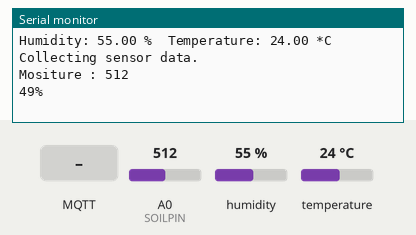
Bench run of a sketch on a simulated ESP8266 (NodeMCU). Parts: the last lines printed to the serial monitor. The inputs (shaded band) are chosen by the test bench; at power-on: humidity 55 %, A0 (SOILPIN) = 512, temperature 24 °C. WiFi joins after 1.5 s; servers stay silent unless stated; no MQTT or app messages arrive unless stated.

Above: at 2.7 s.
2.8 s: MQTT message "1" arrives on the first subscribed topic
At 3.5 s:
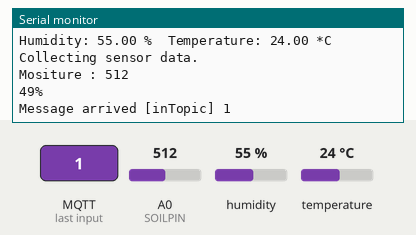
4.5 s: MQTT message "on" arrives on the first subscribed topic
At 4.9 s:
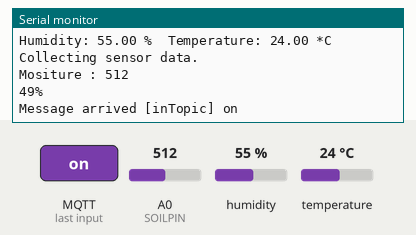
6.1 s: MQTT message "off" arrives on the first subscribed topic
7.6 s: humidity set to 22 %
At 8.6 s:
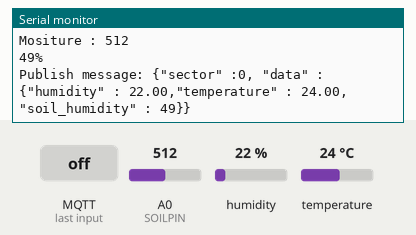
9.1 s: A0 (SOILPIN) set to 716
At 9.6 s:
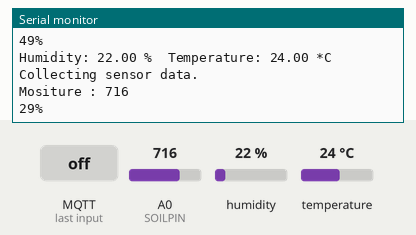
10.6 s: temperature set to 12 °C
At 12.6 s:
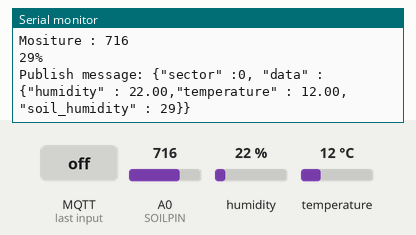

The sketch:

farm_sensor.ino
```cpp
#include <ESP8266WiFi.h>
#include <PubSubClient.h>
#include "DHT.h"

#define DHTPIN D2
#define SOILPIN A0
#define LEDPIN 13

#define DHTTYPE DHT22

const char* ssid = "42 Guest";
const char* password = "WeL0ve42Seoul";
const char* mqtt_server = "54.180.187.212";          // broker가 실행되고 있는 주소.

WiFiClient espClient;
PubSubClient client(espClient);

long lastMsg = 0;

float humi, temp;
int   soil_humi;

DHT dht(DHTPIN, DHTTYPE);

void setup()
{
  Serial.begin(115200);
  dht.begin();
  setup_wifi();
  client.setServer(mqtt_server, 1883);
  client.setCallback(callback);
}

void setup_wifi()
{
  delay(10);
  // WiFi 연결 확인하는 부분.
  Serial.println();
  Serial.print("Connecting to ");
  Serial.println(ssid);

  WiFi.begin(ssid, password);

  while (WiFi.status() != WL_CONNECTED)
  {
    delay(500);
    Serial.print(".");
  }

  Serial.println("");
  Serial.println("WiFi connected");
  Serial.println("IP address: ");
  Serial.println(WiFi.localIP());
}

void callback(char* topic, byte* payload, unsigned int length)
{
  Serial.print("Message arrived [");
  Serial.print(topic);
  Serial.print("] ");

  for (int i = 0; i < length; i++)
  {
    Serial.print((char)payload[i]);
  }
  Serial.println();

  // 1 받으면 LED ON
  if ((char)payload[0] == '1')
  {
    digitalWrite(BUILTIN_LED, LOW);   // Turn the LED on (Note that LOW is the voltage level

  }
  else
  {
    digitalWrite(BUILTIN_LED, HIGH);  // Turn the LED off by making the voltage HIGH
  }

}

void reconnect()
{
  // Loop until we're reconnected
  while (!client.connected())
  {
    Serial.print("Attempting MQTT connection...");
    // Attempt to connect
    if (client.connect("ESP8266Client"))
    {
      Serial.println("connected");
      // Once connected, publish an announcement...
      client.publish("outTopic", "hello world");
      // ... and resubscribe
      client.subscribe("inTopic");
    }
    else
    {
      Serial.print("failed, rc=");
      Serial.print(client.state());
      Serial.println(" try again in 5 seconds");
      // Wait 5 seconds before retrying
      delay(5000);
    }
  }
}


float getHumi()
{                  //DHT22 습도를 받아오는 함수
  float h = dht.readHumidity();
  float t = dht.readTemperature();

  if (isnan(h) || isnan(t))
  {
    Serial.println("Failed to read from DHT sensor!");
  }

  Serial.print("Humidity: ");
  Serial.print(h);
  Serial.print(" %\t");
  return(h);
}

float getTemp()
{                 //DHT22 온도를 받아오는 함수

  float t = dht.readTemperature();

  Serial.print("Temperature: ");
  Serial.print(t);
  Serial.println(" *C ");

  return (t);
}

int getSoliHumi()
{
  //sensor data 취득하기
  Serial.println("Collecting sensor data.");
  int value1 = analogRead(SOILPIN);
  int value2 = map(value1, 1023, 0, 0, 100);

  //시리얼모니터 출력
  Serial.println("Mositure : " + String(value1));
  Serial.println(String(value2) + "%"); //우리가 알고 있는 습도의 %가 아니다.^^

  //send data
  digitalWrite(LEDPIN, HIGH);

  return (value2);

}

void mqtt_publish(float humi, float temp, int soil_humi)
{
  //전송할 데이터를 json 타입으로 가공하기
  String payload = "{";
  char msg[1000];

  digitalWrite(LEDPIN, LOW);
  if (!client.connected())
  {
    reconnect();
  }
  client.loop();

  long now = millis();

  if (now - lastMsg > 2000)
  {
    lastMsg = now;

    payload += "\"sector\" :0, ";
    payload += "\"data\" : ";
    payload += "{" ;
    payload += "\"humidity\" : ";
    payload += String(humi);
    payload += ",";
    payload += "\"temperature\" : ";
    payload += String(temp);
    payload += ",";
    payload += "\"soil_humidity\" : ";
    payload += String(soil_humi);
    payload += "}";
    payload += "}";
    // packet = "Humidity : " + String(Humi) + "% " + "Temperature : " + String(Temp) + "*C" ; //문자열과 숫자를 합친다.
    payload.toCharArray(msg, payload.length() + 1); //mqtt publishing이 char형으로만 보낼 수 있기때문에 toCharArray로 변환.
    Serial.print("Publish message: ");
    Serial.println(msg);
    client.publish("sensor/all", msg);
  }
  delay(500); //0.5초 단위로 Publishing (조정가능)
}

void loop()
{
  humi = getHumi(); //습도를 받아서 변수에 입력
  temp = getTemp(); //온도를 받아서 변수에 입력
  soil_humi = getSoliHumi();

  mqtt_publish(humi, temp, soil_humi);// 온습도의 값을 함수에 넣어서 해당 값을 통신을 통해서 전송한다.
}
```

Measured:
- after the input at 2.8 s, the serial monitor: prints a new line after 0.29 s (image 1)
- after the input at 4.5 s, the serial monitor: prints a new line after 0.11 s (image 2)
- after the input at 7.6 s, the serial monitor: prints a new line after 0.05 s (image 3)
- after the input at 9.1 s, the serial monitor: prints a new line after 0.07 s (image 4)
- after the input at 10.6 s, the serial monitor: prints a new line after 1.1 s (image 5)
